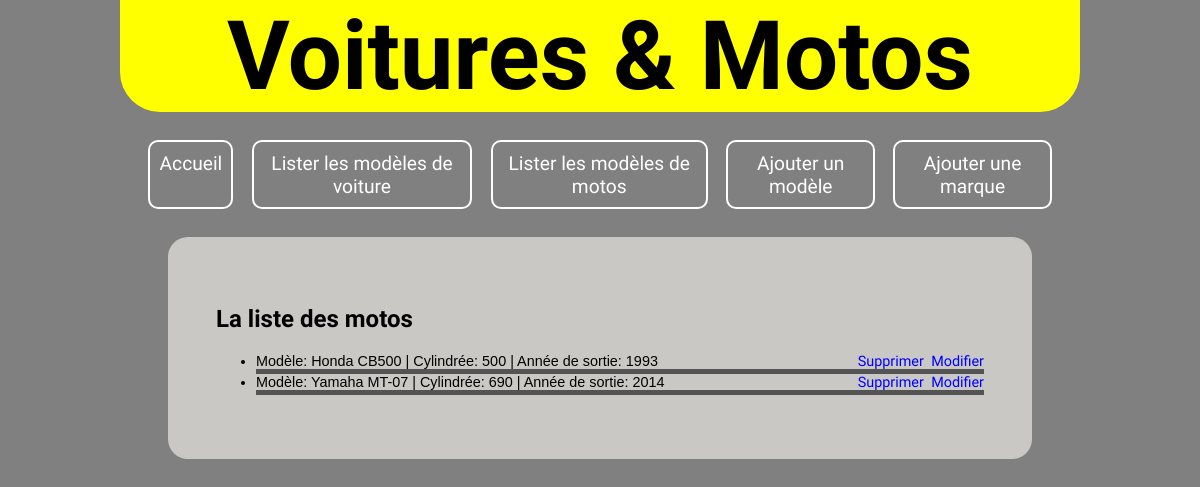
/cars_and_motorcycles/motorcycles_list/, run on the app's committed database.
### cars_and_motorcycles/models.py (models this page shows, shortened)
class motorcycle(models.Model):
    name = models.CharField(max_length=100, blank=False)
    cylinder = models.IntegerField(blank=False)
    release_date = models.IntegerField(blank=True)
    def __str__(self):
        return f"Modèle: {self.name} | Cylindrée: {self.cylinder} | Année de sortie: {self.release_date}"

### cars_and_motorcycles/views.py (the view)
# urls.py: path('motorcycles_list/', views.list_all_motorcycles),
def list_all_motorcycles(request):
    m_list = models.motorcycle.objects.all()
    return render(request, "cars_and_motorcycles/motorcycles_list.html/", {"liste": m_list})

### cars_and_motorcycles/templates/cars_and_motorcycles/motorcycles_list.html (shortened to what this page needs)
{% extends "cars_and_motorcycles/index.html" %}
{% block content %}
<h2>La liste des motos</h2>
<ul>
    {% for l in liste %}
        <li class="lists">
            {{l}}
            <a href="/cars_and_motorcycles/motorcycle_update/{{l.id}}" class="misc_options">Modifier</a>
            <a href="/cars_and_motorcycles/delete_motorcycle/{{l.id}}" class="misc_options">Supprimer</a>
        </li>
    {% endfor %}
</ul>
{% endblock %}

### cars_and_motorcycles/static/cars_and_motorcycles/styles.css (style rules this page uses)
body { margin: 0%; padding: 0%; background-color: grey; }
h2 { font-family: "Quicksand"; font-size: 1,1em }
.misc_options { float: right; margin-left: 1%; text-decoration: none; font-family: Quicksand; color: blue; }
.lists { border-bottom: 5px inset black; font-family: "arial"; font-size: 0.9em; }

### data on the page
motorcycle: name+cylinder+release_date "Modèle: Honda CB500 | Cylindrée: 500 | Année de sortie: 1993"
motorcycle: name+cylinder+release_date "Modèle: Yamaha MT-07 | Cylindrée: 690 | Année de sortie: 2014"
